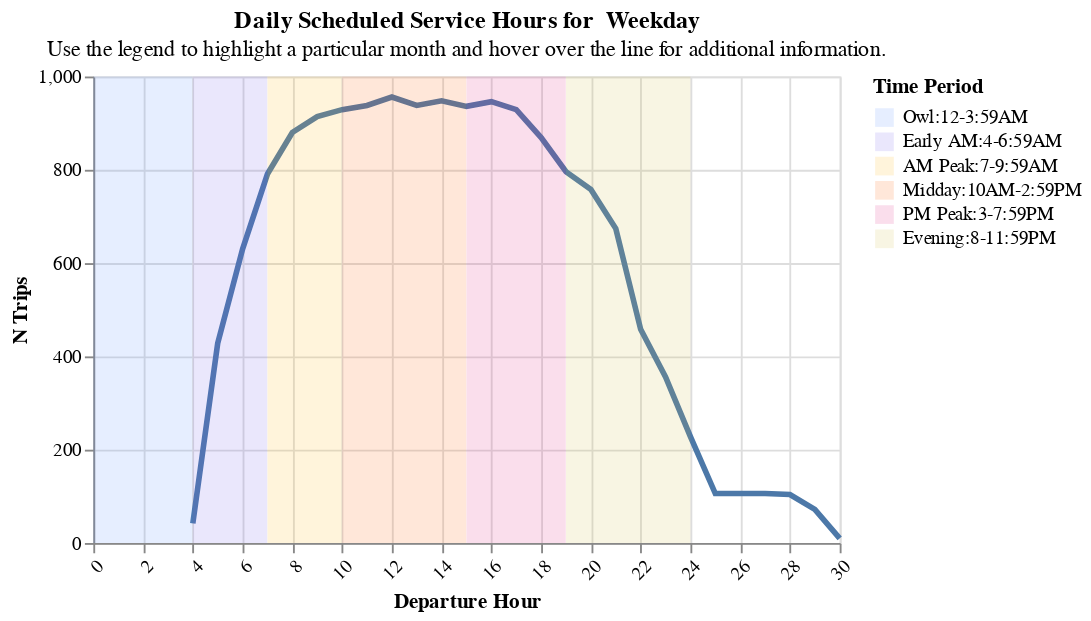

Notebook code for this chart:
### Code cell
create_hourly_summary(sf_only, "Weekday")

### Figure 1 — Vega-Lite specification as saved in the notebook (floating-point values rounded to 4 significant figures)
{"config": {"view": {"continuousWidth": 300, "continuousHeight": 300}}, "layer": [{"data": {"name": "data-ad1b53fd0b7fb0718e06d47c86dceb67"}, "mark": {"type": "line", "size": 3}, "encoding": {"x": {"axis": {"labelAngle": -45}, "field": "Departure Hour", "title": "Departure Hour", "type": "quantitative"}, "y": {"field": "N Trips", "title": "N Trips", "type": "quantitative"}}, "name": "view_5", "transform": [{"filter": {"param": "param_5"}}]}, {"data": {"name": "data-ed3e58c91c1826c4bca955698f66e78a"}, "mark": {"type": "rect", "opacity": 0.15}, "encoding": {"color": {"field": "Time Period", "scale": {"range": ["#5b8efd", "#765fec", "#fcb40e", "#fc5c04", "#dd217d", "#ccbb44", "#c5c5c4"]}, "sort": ["Owl:12-3:59AM", "Early AM:4-6:59AM", "AM Peak:7-9:59AM", "Midday:10AM-2:59PM", "PM Peak:3-7:59PM", "Evening:8-11:59PM"], "type": "nominal"}, "x": {"field": "start", "type": "quantitative"}, "x2": {"field": "stop"}, "y": {"value": 0}, "y2": {"value": 250}}}], "height": 250, "params": [{"name": "param_5", "select": {"type": "point", "fields": ["Date"]}, "bind": {"input": "select", "options": ["2025-08-01", "2025-09-01", "2025-10-01"], "name": "Dates: "}, "value": "2025-08-01", "views": ["view_5"]}], "resolve": {"scale": {"color": "independent"}}, "title": {"text": ["Daily Scheduled Service Hours for  Weekday"], "subtitle": ["Use the legend to highlight a particular month and hover over the line for additional information."]}, "width": 400, "$schema": "https://vega.github.io/schema/vega-lite/v5.20.1.json", "datasets": {"data-ad1b53fd0b7fb0718e06d47c86dceb67": [{"Analysis Name": "City and County of San Francisco", "Date": "2025-08-01", "Day Type": "Saturday", "Departure Hour": 4, "N Trips": 42}, {"Analysis Name": "City and County of San Francisco", "Date": "2025-08-01", "Day Type": "Saturday", "Departure Hour": 5, "N Trips": 428}, {"Analysis Name": "City and County of San Francisco", "Date": "2025-08-01", "Day Type": "Saturday", "Departure Hour": 6, "N Trips": 630}, {"Analysis Name": "City and County of San Francisco", "Date": "2025-08-01", "Day Type": "Saturday", "Departure Hour": 7, "N Trips": 791}, {"Analysis Name": "City and County of San Francisco", "Date": "2025-08-01", "Day Type": "Saturday", "Departure Hour": 8, "N Trips": 880}, {"Analysis Name": "City and County of San Francisco", "Date": "2025-08-01", "Day Type": "Saturday", "Departure Hour": 9, "N Trips": 914}, {"Analysis Name": "City and County of San Francisco", "Date": "2025-08-01", "Day Type": "Saturday", "Departure Hour": 10, "N Trips": 929}, {"Analysis Name": "City and County of San Francisco", "Date": "2025-08-01", "Day Type": "Saturday", "Departure Hour": 11, "N Trips": 938}, {"Analysis Name": "City and County of San Francisco", "Date": "2025-08-01", "Day Type": "Saturday", "Departure Hour": 12, "N Trips": 956}, {"Analysis Name": "City and County of San Francisco", "Date": "2025-08-01", "Day Type": "Saturday", "Departure Hour": 13, "N Trips": 938}, {"Analysis Name": "City and County of San Francisco", "Date": "2025-08-01", "Day Type": "Saturday", "Departure Hour": 14, "N Trips": 948}, {"Analysis Name": "City and County of San Francisco", "Date": "2025-08-01", "Day Type": "Saturday", "Departure Hour": 15, "N Trips": 936}, {"Analysis Name": "City and County of San Francisco", "Date": "2025-08-01", "Day Type": "Saturday", "Departure Hour": 16, "N Trips": 946}, {"Analysis Name": "City and County of San Francisco", "Date": "2025-08-01", "Day Type": "Saturday", "Departure Hour": 17, "N Trips": 929}, {"Analysis Name": "City and County of San Francisco", "Date": "2025-08-01", "Day Type": "Saturday", "Departure Hour": 18, "N Trips": 869}, {"Analysis Name": "City and County of San Francisco", "Date": "2025-08-01", "Day Type": "Saturday", "Departure Hour": 19, "N Trips": 796}, {"Analysis Name": "City and County of San Francisco", "Date": "2025-08-01", "Day Type": "Saturday", "Departure Hour": 20, "N Trips": 758}, {"Analysis Name": "City and County of San Francisco", "Date": "2025-08-01", "Day Type": "Saturday", "Departure Hour": 21, "N Trips": 674}, {"Analysis Name": "City and County of San Francisco", "Date": "2025-08-01", "Day Type": "Saturday", "Departure Hour": 22, "N Trips": 458}, {"Analysis Name": "City and County of San Francisco", "Date": "2025-08-01", "Day Type": "Saturday", "Departure Hour": 23, "N Trips": 356}, {"Analysis Name": "City and County of San Francisco", "Date": "2025-08-01", "Day Type": "Saturday", "Departure Hour": 24, "N Trips": 228}, {"Analysis Name": "City and County of San Francisco", "Date": "2025-08-01", "Day Type": "Saturday", "Departure Hour": 25, "N Trips": 106}, {"Analysis Name": "City and County of San Francisco", "Date": "2025-08-01", "Day Type": "Saturday", "Departure Hour": 26, "N Trips": 106}, {"Analysis Name": "City and County of San Francisco", "Date": "2025-08-01", "Day Type": "Saturday", "Departure Hour": 27, "N Trips": 106}, {"Analysis Name": "City and County of San Francisco", "Date": "2025-08-01", "Day Type": "Saturday", "Departure Hour": 28, "N Trips": 104}, {"Analysis Name": "City and County of San Francisco", "Date": "2025-08-01", "Day Type": "Saturday", "Departure Hour": 29, "N Trips": 72}, {"Analysis Name": "City and County of San Francisco", "Date": "2025-08-01", "Day Type": "Saturday", "Departure Hour": 30, "N Trips": 10}, {"Analysis Name": "City and County of San Francisco", "Date": "2025-09-01", "Day Type": "Saturday", "Departure Hour": 4, "N Trips": 21}, {"Analysis Name": "City and County of San Francisco", "Date": "2025-09-01", "Day Type": "Saturday", "Departure Hour": 5, "N Trips": 214}, {"Analysis Name": "City and County of San Francisco", "Date": "2025-09-01", "Day Type": "Saturday", "Departure Hour": 6, "N Trips": 315}, {"Analysis Name": "City and County of San Francisco", "Date": "2025-09-01", "Day Type": "Saturday", "Departure Hour": 7, "N Trips": 396}, {"Analysis Name": "City and County of San Francisco", "Date": "2025-09-01", "Day Type": "Saturday", "Departure Hour": 8, "N Trips": 440}, {"Analysis Name": "City and County of San Francisco", "Date": "2025-09-01", "Day Type": "Saturday", "Departure Hour": 9, "N Trips": 464}, {"Analysis Name": "City and County of San Francisco", "Date": "2025-09-01", "Day Type": "Saturday", "Departure Hour": 10, "N Trips": 472}, {"Analysis Name": "City and County of San Francisco", "Date": "2025-09-01", "Day Type": "Saturday", "Departure Hour": 11, "N Trips": 477}, {"Analysis Name": "City and County of San Francisco", "Date": "2025-09-01", "Day Type": "Saturday", "Departure Hour": 12, "N Trips": 486}, {"Analysis Name": "City and County of San Francisco", "Date": "2025-09-01", "Day Type": "Saturday", "Departure Hour": 13, "N Trips": 477}, {"Analysis Name": "City and County of San Francisco", "Date": "2025-09-01", "Day Type": "Saturday", "Departure Hour": 14, "N Trips": 482}, {"Analysis Name": "City and County of San Francisco", "Date": "2025-09-01", "Day Type": "Saturday", "Departure Hour": 15, "N Trips": 476}, {"Analysis Name": "City and County of San Francisco", "Date": "2025-09-01", "Day Type": "Saturday", "Departure Hour": 16, "N Trips": 481}, {"Analysis Name": "City and County of San Francisco", "Date": "2025-09-01", "Day Type": "Saturday", "Departure Hour": 17, "N Trips": 473}, {"Analysis Name": "City and County of San Francisco", "Date": "2025-09-01", "Day Type": "Saturday", "Departure Hour": 18, "N Trips": 434}, {"Analysis Name": "City and County of San Francisco", "Date": "2025-09-01", "Day Type": "Saturday", "Departure Hour": 19, "N Trips": 398}, {"Analysis Name": "City and County of San Francisco", "Date": "2025-09-01", "Day Type": "Saturday", "Departure Hour": 20, "N Trips": 379}, {"Analysis Name": "City and County of San Francisco", "Date": "2025-09-01", "Day Type": "Saturday", "Departure Hour": 21, "N Trips": 337}, {"Analysis Name": "City and County of San Francisco", "Date": "2025-09-01", "Day Type": "Saturday", "Departure Hour": 22, "N Trips": 229}, {"Analysis Name": "City and County of San Francisco", "Date": "2025-09-01", "Day Type": "Saturday", "Departure Hour": 23, "N Trips": 178}, {"Analysis Name": "City and County of San Francisco", "Date": "2025-09-01", "Day Type": "Saturday", "Departure Hour": 24, "N Trips": 114}, {"Analysis Name": "City and County of San Francisco", "Date": "2025-09-01", "Day Type": "Saturday", "Departure Hour": 25, "N Trips": 53}, {"Analysis Name": "City and County of San Francisco", "Date": "2025-09-01", "Day Type": "Saturday", "Departure Hour": 26, "N Trips": 53}, {"Analysis Name": "City and County of San Francisco", "Date": "2025-09-01", "Day Type": "Saturday", "Departure Hour": 27, "N Trips": 53}, {"Analysis Name": "City and County of San Francisco", "Date": "2025-09-01", "Day Type": "Saturday", "Departure Hour": 28, "N Trips": 52}, {"Analysis Name": "City and County of San Francisco", "Date": "2025-09-01", "Day Type": "Saturday", "Departure Hour": 29, "N Trips": 36}, {"Analysis Name": "City and County of San Francisco", "Date": "2025-09-01", "Day Type": "Saturday", "Departure Hour": 30, "N Trips": 5}, {"Analysis Name": "City and County of San Francisco", "Date": "2025-10-01", "Day Type": "Saturday", "Departure Hour": 4, "N Trips": 21}, {"Analysis Name": "City and County of San Francisco", "Date": "2025-10-01", "Day Type": "Saturday", "Departure Hour": 5, "N Trips": 214}, {"Analysis Name": "City and County of San Francisco", "Date": "2025-10-01", "Day Type": "Saturday", "Departure Hour": 6, "N Trips": 315}, {"Analysis Name": "City and County of San Francisco", "Date": "2025-10-01", "Day Type": "Saturday", "Departure Hour": 7, "N Trips": 396}, {"Analysis Name": "City and County of San Francisco", "Date": "2025-10-01", "Day Type": "Saturday", "Departure Hour": 8, "N Trips": 440}, {"Analysis Name": "City and County of San Francisco", "Date": "2025-10-01", "Day Type": "Saturday", "Departure Hour": 9, "N Trips": 464}, {"Analysis Name": "City and County of San Francisco", "Date": "2025-10-01", "Day Type": "Saturday", "Departure Hour": 10, "N Trips": 472}, {"Analysis Name": "City and County of San Francisco", "Date": "2025-10-01", "Day Type": "Saturday", "Departure Hour": 11, "N Trips": 477}, {"Analysis Name": "City and County of San Francisco", "Date": "2025-10-01", "Day Type": "Saturday", "Departure Hour": 12, "N Trips": 486}, {"Analysis Name": "City and County of San Francisco", "Date": "2025-10-01", "Day Type": "Saturday", "Departure Hour": 13, "N Trips": 477}, {"Analysis Name": "City and County of San Francisco", "Date": "2025-10-01", "Day Type": "Saturday", "Departure Hour": 14, "N Trips": 482}, {"Analysis Name": "City and County of San Francisco", "Date": "2025-10-01", "Day Type": "Saturday", "Departure Hour": 15, "N Trips": 476}, {"Analysis Name": "City and County of San Francisco", "Date": "2025-10-01", "Day Type": "Saturday", "Departure Hour": 16, "N Trips": 481}, {"Analysis Name": "City and County of San Francisco", "Date": "2025-10-01", "Day Type": "Saturday", "Departure Hour": 17, "N Trips": 473}, {"Analysis Name": "City and County of San Francisco", "Date": "2025-10-01", "Day Type": "Saturday", "Departure Hour": 18, "N Trips": 434}, {"Analysis Name": "City and County of San Francisco", "Date": "2025-10-01", "Day Type": "Saturday", "Departure Hour": 19, "N Trips": 398}, {"Analysis Name": "City and County of San Francisco", "Date": "2025-10-01", "Day Type": "Saturday", "Departure Hour": 20, "N Trips": 379}, {"Analysis Name": "City and County of San Francisco", "Date": "2025-10-01", "Day Type": "Saturday", "Departure Hour": 21, "N Trips": 337}, {"Analysis Name": "City and County of San Francisco", "Date": "2025-10-01", "Day Type": "Saturday", "Departure Hour": 22, "N Trips": 229}, {"Analysis Name": "City and County of San Francisco", "Date": "2025-10-01", "Day Type": "Saturday", "Departure Hour": 23, "N Trips": 178}, {"Analysis Name": "City and County of San Francisco", "Date": "2025-10-01", "Day Type": "Saturday", "Departure Hour": 24, "N Trips": 114}, {"Analysis Name": "City and County of San Francisco", "Date": "2025-10-01", "Day Type": "Saturday", "Departure Hour": 25, "N Trips": 53}, {"Analysis Name": "City and County of San Francisco", "Date": "2025-10-01", "Day Type": "Saturday", "Departure Hour": 26, "N Trips": 53}, {"Analysis Name": "City and County of San Francisco", "Date": "2025-10-01", "Day Type": "Saturday", "Departure Hour": 27, "N Trips": 53}, {"Analysis Name": "City and County of San Francisco", "Date": "2025-10-01", "Day Type": "Saturday", "Departure Hour": 28, "N Trips": 52}, {"Analysis Name": "City and County of San Francisco", "Date": "2025-10-01", "Day Type": "Saturday", "Departure Hour": 29, "N Trips": 36}, {"Analysis Name": "City and County of San Francisco", "Date": "2025-10-01", "Day Type": "Saturday", "Departure Hour": 30, "N Trips": 5}], "data-ed3e58c91c1826c4bca955698f66e78a": [{"index": 0, "start": 0, "stop": 3.99, "Time Period": "Owl:12-3:59AM"}, {"index": 1, "start": 4, "stop": 6.99, "Time Period": "Early AM:4-6:59AM"}, {"index": 2, "start": 7, "stop": 9.99, "Time Period": "AM Peak:7-9:59AM"}, {"index": 3, "start": 10, "stop": 14.99, "Time Period": "Midday:10AM-2:59PM"}, {"index": 4, "start": 15, "stop": 18.99, "Time Period": "PM Peak:3-7:59PM"}, {"index": 5, "start": 19, "stop": 24.0, "Time Period": "Evening:8-11:59PM"}]}}
